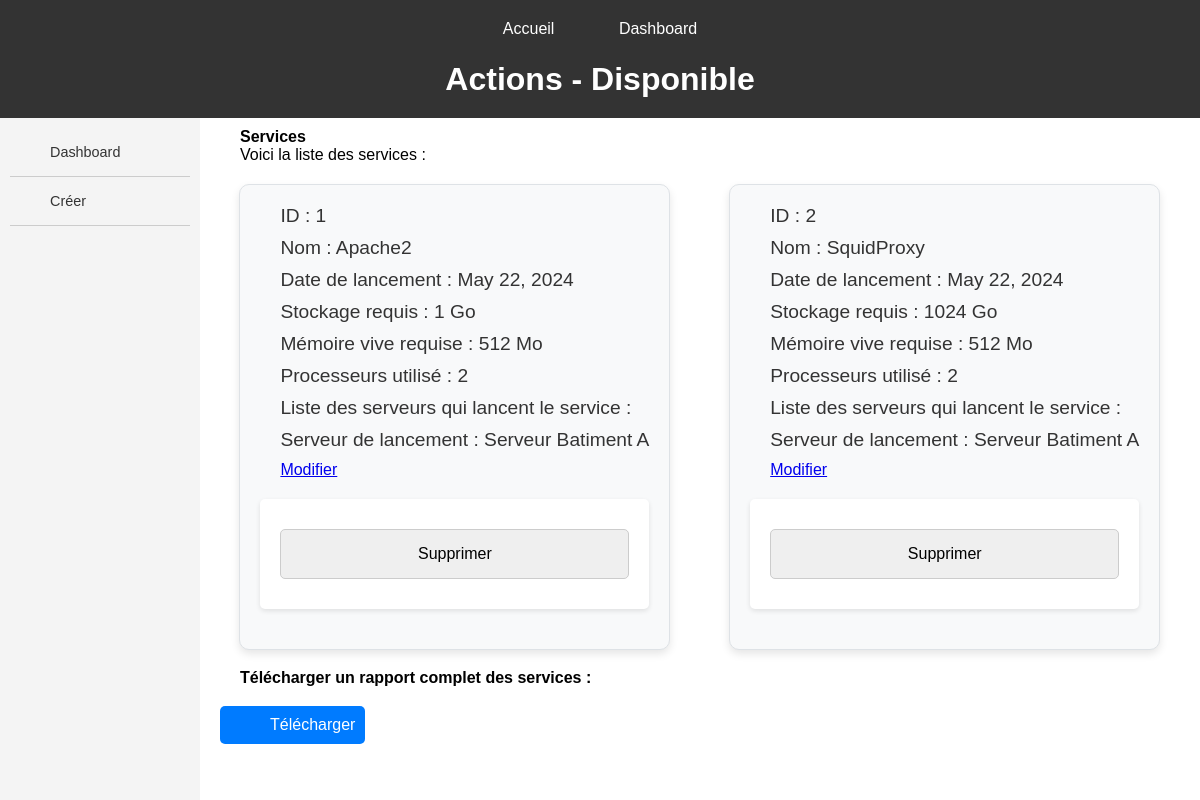
The page /service/ on the database as committed earlier.
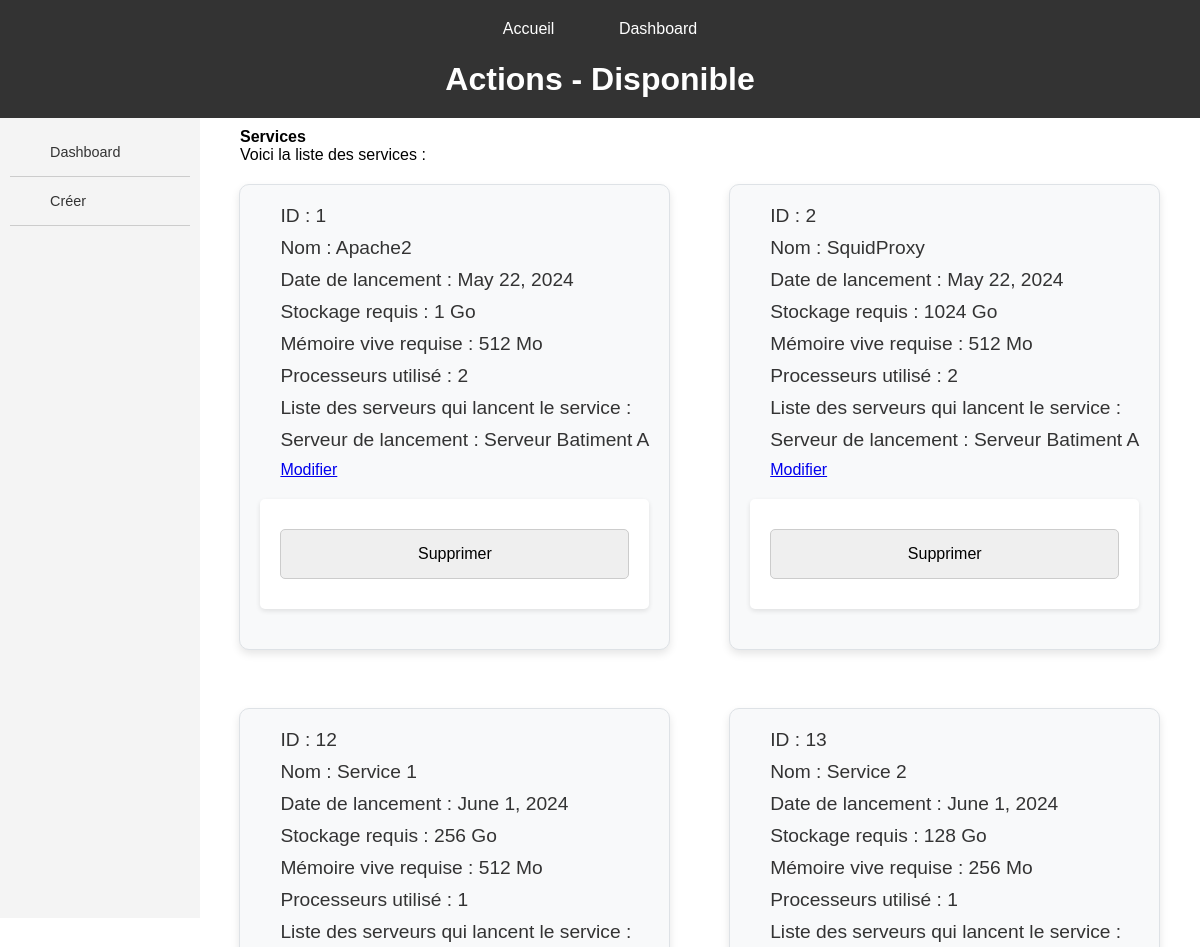
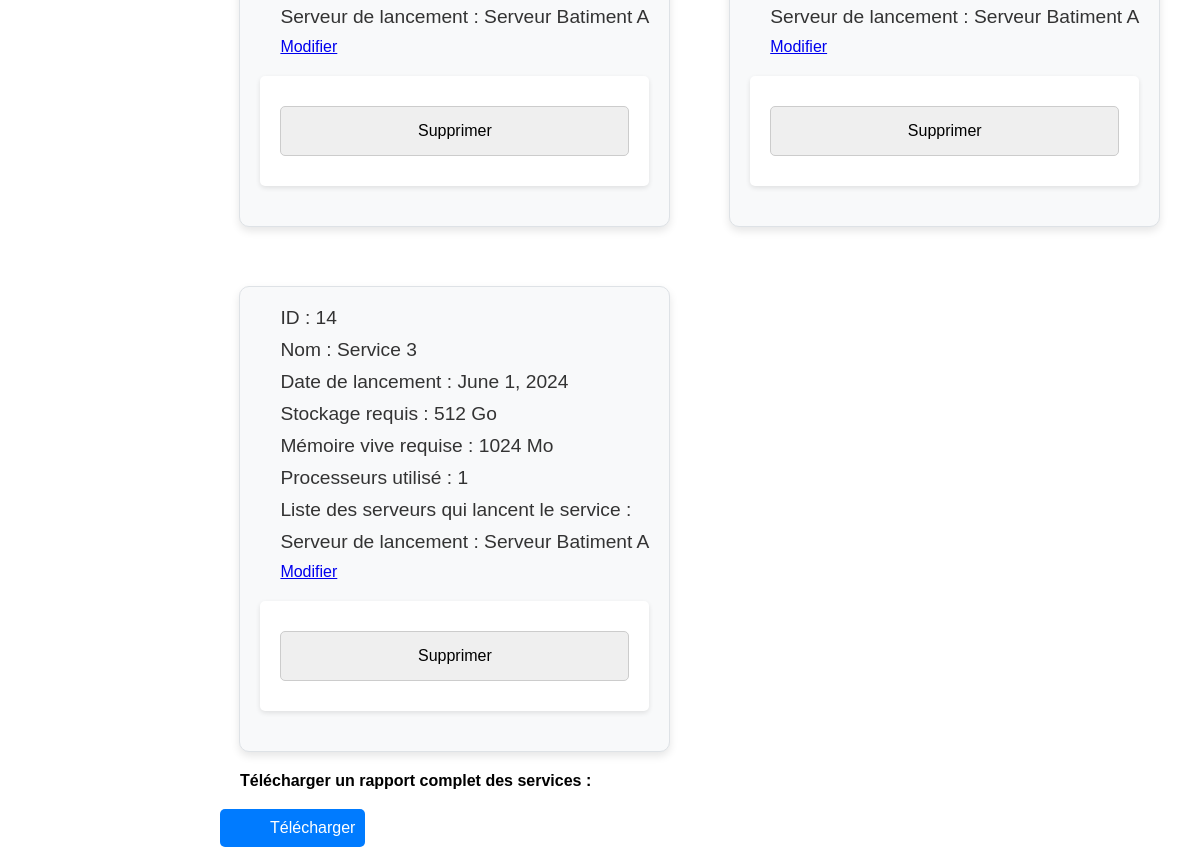
The same page on the database as committed later (2 pictures, top to bottom).
### servops/models.py (models this page shows, shortened)
class Service(models.Model):
    name = models.CharField(max_length=200)
    launch_date = models.DateField()
    memory_used = models.IntegerField()
    required_memory = models.IntegerField()
    required_processors = models.IntegerField(default=1)
    launch_server = models.ForeignKey(Server, on_delete=models.CASCADE, related_name='services')

class Server(models.Model):
    name = models.CharField(max_length=200)
    server_type = models.ForeignKey(ServerType, on_delete=models.CASCADE)
    num_processors = models.IntegerField()
    memory_capacity = models.IntegerField()
    storage_capacity = models.IntegerField()
    used_processors = models.IntegerField(default=0)
    used_memory = models.IntegerField(default=0)

### servops/views.py (the view)
# urls.py: path('service/', views.services, name='services_crud'),
def services(request):
    services = Service.objects.all()
    return render(request, 'servops/CRUD/CRUD_services/home.html', {'services': services})

### servops/templates/servops/CRUD/CRUD_services/home.html (shortened to what this page needs)
{% extends "servops/MAIN/main_dashboard.html" %}
{% load static %}
{% block header %}Actions - Disponible{% endblock %}
{% block sidebar %}
<ul>
    <li><a href="{% url 'dashboard' %}" class="button">Dashboard</a></li>
    <li><a href="{% url 'create_service' %}" class="button">Créer</a></li>
</ul>
{% endblock sidebar %}
{% block content %}
<h2>Services</h2>
<p>Voici la liste des services :</p>
<div class="container">
    {% for service in services %}
    <div class="service-box">
        <p>ID : {{service.id}}</p>
        <p>Nom : {{service.name}}</p>
        <p>Date de lancement : {{service.launch_date}}</p>
        <p>Stockage requis : {{service.memory_used}} Go</p>
        <p>Mémoire vive requise : {{service.required_memory}} Mo</p>
        <p>Processeurs utilisé : {{service.required_processors}}</p>
        <p>Liste des serveurs qui lancent le service :</p>
        <p>Serveur de lancement : {{ service.launch_server.name }}</p>
        <a href="{% url 'update_service' service.id %}">Modifier</a>
        <form action="{% url 'delete_service' service.id %}" method="post">
            <input type="submit" value="Supprimer">
        </form>
    </div>
    {% endfor %}
</div>
<h2>Télécharger un rapport complet des services :</h2>
<button>
    <a href="{% url 'pdf' %}">Télécharger</a>
</button>
{% endblock content %}

Rows that differ between the two databases and show on the page:
added Service: id "12", name "Service 1", launch_date "June 1, 2024", memory_used "256", required_memory "512", required_processors "1", launch_server.name "Serveur Batiment A"
added Service: id "13", name "Service 2", launch_date "June 1, 2024", memory_used "128", required_memory "256", required_processors "1", launch_server.name "Serveur Batiment A"
added Service: id "14", name "Service 3", launch_date "June 1, 2024", memory_used "512", required_memory "1024", required_processors "1", launch_server.name "Serveur Batiment A"
